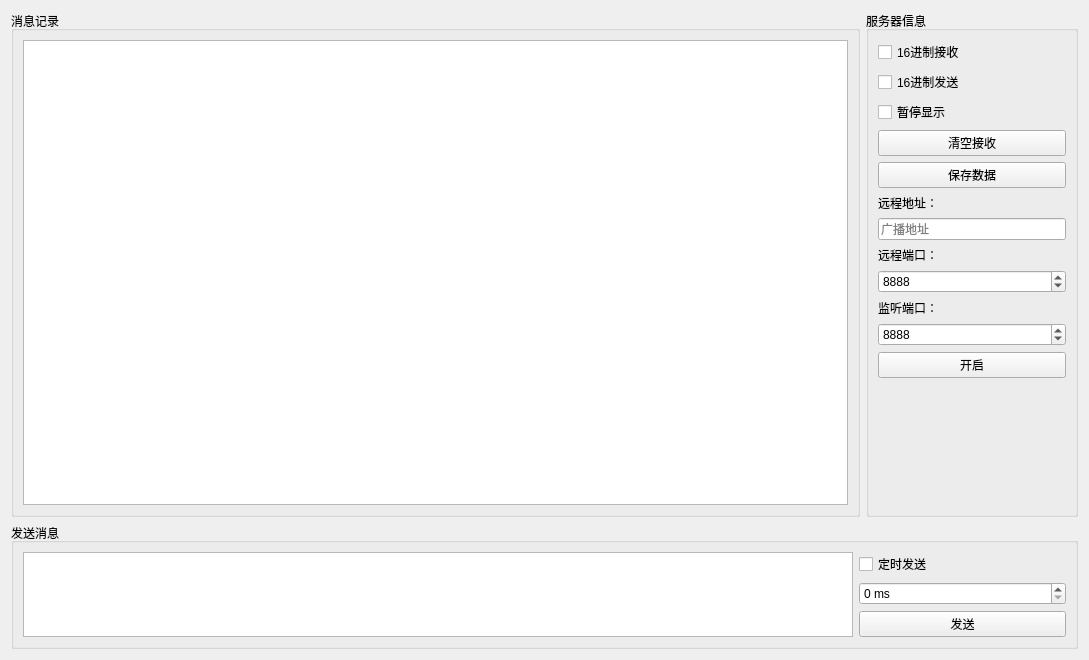
<?xml version="1.0" encoding="UTF-8"?>
<ui version="4.0">
 <class>UdpSocketView</class>
 <widget class="QWidget" name="UdpSocketView">
  <property name="geometry">
   <rect>
    <x>0</x>
    <y>0</y>
    <width>1089</width>
    <height>660</height>
   </rect>
  </property>
  <property name="windowTitle">
   <string>Form</string>
  </property>
  <layout class="QGridLayout" name="gridLayout_3" columnstretch="4,1">
   <item row="0" column="0">
    <widget class="QGroupBox" name="groupBox">
     <property name="title">
      <string>消息记录</string>
     </property>
     <layout class="QGridLayout" name="gridLayout" rowstretch="1">
      <item row="0" column="0" colspan="2">
       <widget class="QTextBrowser" name="textBrowser"/>
      </item>
     </layout>
    </widget>
   </item>
   <item row="0" column="1">
    <widget class="QGroupBox" name="groupBox_2">
     <property name="title">
      <string>服务器信息</string>
     </property>
     <layout class="QGridLayout" name="gridLayout_2">
      <item row="10" column="0">
       <widget class="QSpinBox" name="hostPort_spinBox">
        <property name="maximum">
         <number>65535</number>
        </property>
        <property name="value">
         <number>8888</number>
        </property>
       </widget>
      </item>
      <item row="7" column="0">
       <widget class="QLabel" name="label_3">
        <property name="text">
         <string>远程地址：</string>
        </property>
       </widget>
      </item>
      <item row="6" column="0">
       <widget class="QPushButton" name="saveRecive_pushButton">
        <property name="text">
         <string>保存数据</string>
        </property>
       </widget>
      </item>
      <item row="13" column="0">
       <widget class="QPushButton" name="bindPort_pushButton">
        <property name="text">
         <string>开启</string>
        </property>
       </widget>
      </item>
      <item row="5" column="0">
       <widget class="QPushButton" name="clearRecive_pushButton">
        <property name="text">
         <string>清空接收</string>
        </property>
       </widget>
      </item>
      <item row="2" column="0">
       <widget class="QCheckBox" name="pauseDisplay_checkBox">
        <property name="text">
         <string>暂停显示</string>
        </property>
       </widget>
      </item>
      <item row="1" column="0">
       <widget class="QCheckBox" name="hexSend_checkBox">
        <property name="text">
         <string>16进制发送</string>
        </property>
       </widget>
      </item>
      <item row="11" column="0">
       <widget class="QLabel" name="label">
        <property name="text">
         <string>监听端口：</string>
        </property>
       </widget>
      </item>
      <item row="8" column="0">
       <widget class="QLineEdit" name="hostIp_lineEdit">
        <property name="text">
         <string/>
        </property>
        <property name="placeholderText">
         <string>广播地址</string>
        </property>
       </widget>
      </item>
      <item row="0" column="0">
       <widget class="QCheckBox" name="hexRecive_checkBox">
        <property name="text">
         <string>16进制接收</string>
        </property>
       </widget>
      </item>
      <item row="12" column="0">
       <widget class="QSpinBox" name="bindPort_spinBox">
        <property name="maximum">
         <number>65535</number>
        </property>
        <property name="value">
         <number>8888</number>
        </property>
       </widget>
      </item>
      <item row="14" column="0">
       <spacer name="verticalSpacer">
        <property name="orientation">
         <enum>Qt::Vertical</enum>
        </property>
        <property name="sizeHint" stdset="0">
         <size>
          <width>20</width>
          <height>40</height>
         </size>
        </property>
       </spacer>
      </item>
      <item row="9" column="0">
       <widget class="QLabel" name="label_2">
        <property name="text">
         <string>远程端口：</string>
        </property>
       </widget>
      </item>
     </layout>
    </widget>
   </item>
   <item row="1" column="0" colspan="2">
    <widget class="QGroupBox" name="groupBox_3">
     <property name="title">
      <string>发送消息</string>
     </property>
     <layout class="QGridLayout" name="gridLayout_4" columnstretch="4,1">
      <item row="1" column="1">
       <widget class="QSpinBox" name="timeInterval_spinBox">
        <property name="specialValueText">
         <string/>
        </property>
        <property name="suffix">
         <string> ms</string>
        </property>
        <property name="prefix">
         <string/>
        </property>
        <property name="maximum">
         <number>10000000</number>
        </property>
        <property name="singleStep">
         <number>100</number>
        </property>
        <property name="stepType">
         <enum>QAbstractSpinBox::DefaultStepType</enum>
        </property>
       </widget>
      </item>
      <item row="0" column="1">
       <widget class="QCheckBox" name="regularlySend_checkBox">
        <property name="text">
         <string>定时发送</string>
        </property>
       </widget>
      </item>
      <item row="2" column="1">
       <widget class="QPushButton" name="send_pushButton">
        <property name="text">
         <string>发送</string>
        </property>
        <property name="shortcut">
         <string>Ctrl+Return</string>
        </property>
       </widget>
      </item>
      <item row="0" column="0" rowspan="3">
       <widget class="QPlainTextEdit" name="plainTextEdit"/>
      </item>
     </layout>
    </widget>
   </item>
  </layout>
 </widget>
 <resources/>
 <connections>
  <connection>
   <sender>clearRecive_pushButton</sender>
   <signal>clicked()</signal>
   <receiver>textBrowser</receiver>
   <slot>clear()</slot>
   <hints>
    <hint type="sourcelabel">
     <x>970</x>
     <y>121</y>
    </hint>
    <hint type="destinationlabel">
     <x>718</x>
     <y>142</y>
    </hint>
   </hints>
  </connection>
 </connections>
</ui>
